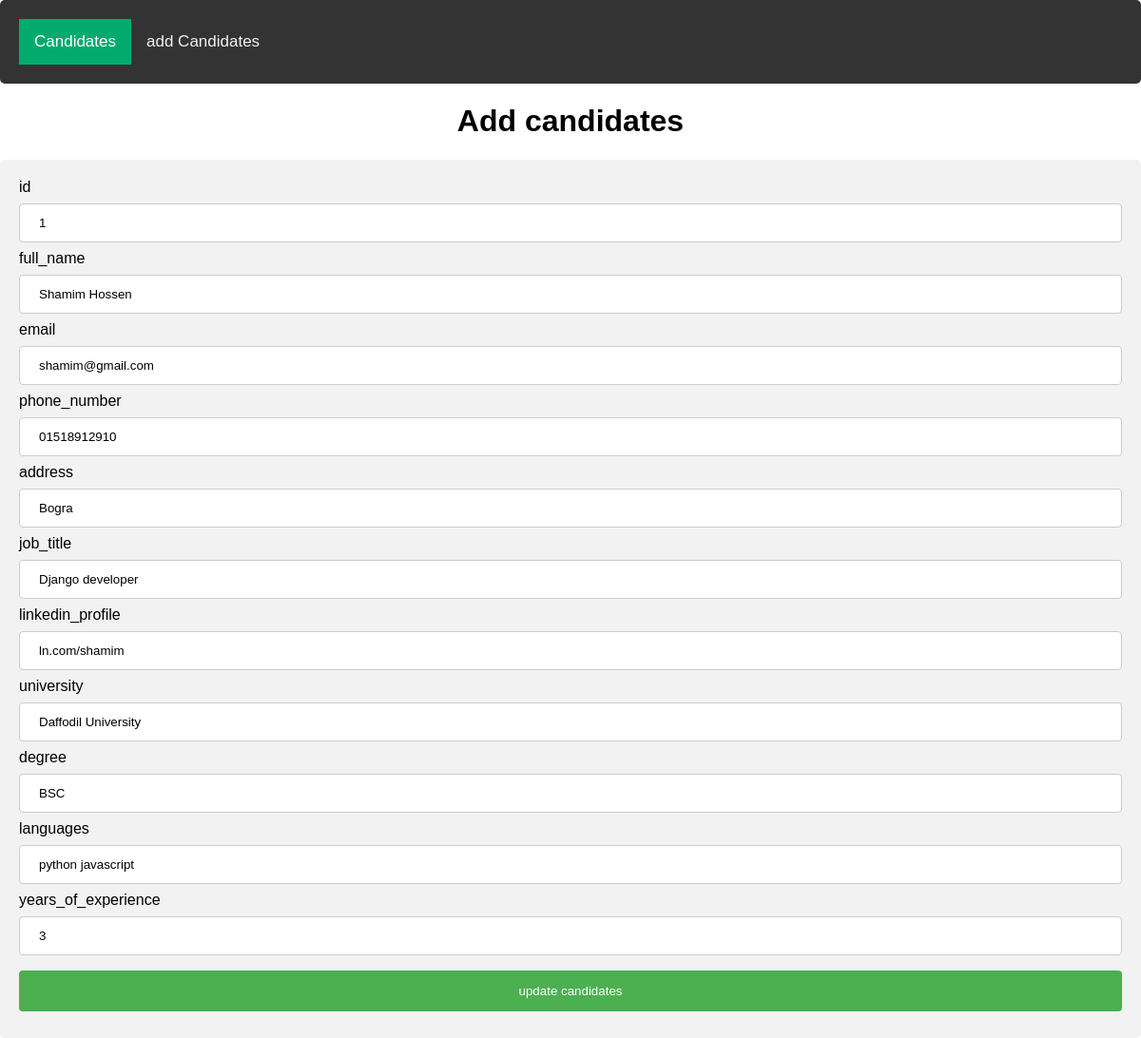
The app's page /editCandi/1 with its own data.
### myApp/models.py (models this page shows, shortened)
class candidateModel(models.Model):
    full_name=models.CharField(max_length=30)
    email=models.CharField(max_length=30)
    phone_number=models.CharField(max_length=30)
    address=models.CharField(max_length=30)
    job_title=models.CharField(max_length=30)
    linkedin_profile=models.CharField(max_length=30)
    university=models.CharField(max_length=30)
    degree=models.CharField(max_length=30)
    languages=models.CharField(max_length=30)
    years_of_experience=models.CharField(max_length=30)

### myProject/views.py (the view)
# urls.py: path('editCandi/<str:myid>', editCandi, name='editCandi'),
def editCandi(request, myid):
    editCandi=candidateModel.objects.filter(id=myid)
    candiDict={
        'candiKey': editCandi
    }
    return render(request, 'editPage.html', candiDict)

### template/editPage.html (shortened to what this page needs)
{% extends 'index.html' %}
{% block content %}
<!DOCTYPE html>
<html lang="en">
<head>
</head>
<body>
    <h1 style="text-align: center;">Add candidates</h1>
    <div>
        {% for i in candiKey %}
        <form action="{% url 'editCandi' %}" method="POST">
            <label for="id">id</label>
            <input value="{{i.id}}" type="text" id="id" name="id" placeholder="Your id.." readonly>
          <label for="full_name">full_name</label>
          <input value="{{i.full_name}}" type="text" id="full_name" name="full_name" placeholder="Your full_name..">
          <label for="email">email</label>
          <input value="{{i.email}}" type="text" id="email" name="email" placeholder="Your email..">
          <label for="phone_number">phone_number</label>
          <input value="{{i.phone_number}}" type="text" id="phone_number" name="phone_number" placeholder="Your phone_number..">
          <label for="address">address</label>
          <input value="{{i.address}}" type="text" id="address" name="address" placeholder="Your address..">
          <label for="job_title">job_title</label>
          <input value="{{i.job_title}}" type="text" id="job_title" name="job_title" placeholder="Your job_title..">
          <label for="linkedin_profile">linkedin_profile</label>
          <input value="{{i.linkedin_profile}}" type="text" id="linkedin_profile" name="linkedin_profile" placeholder="Your linkedin_profile..">
          <label for="email">university</label>
          <input value="{{i.university}}" type="text" id="university" name="university" placeholder="Your university..">
          <label for="degree">degree</label>
          <input value="{{i.degree}}" type="text" id="degree" name="degree" placeholder="Your degree..">
          <label for="languages">languages</label>
          <input value="{{i.languages}}" type="text" id="languages" name="languages" placeholder="Your languages..">
          <label for="years_of_experience">years_of_experience</label>
          <input value="{{i.years_of_experience}}" type="text" id="years_of_experience" name="years_of_experience" placeholder="Your years_of_experience..">
          <input type="submit" value="update candidates">
        </form>
        {% endfor %}
      </div>
</body>
</html>
{% endblock content %}

### template/navbar.html (style rules this page uses)
body { margin: 0; font-family: Arial, Helvetica, sans-serif; }

### template/editPage.html (style rules this page uses)
input[type=text], select { width: 100%; padding: 12px 20px; margin: 8px 0; display: inline-block; border: 1px solid #ccc; border-radius: 4px; box-sizing: border-box; }
input[type=submit] { width: 100%; background-color: #4CAF50; color: white; padding: 14px 20px; margin: 8px 0; border: none; border-radius: 4px; cursor: pointer; }
div { border-radius: 5px; background-color: #f2f2f2; padding: 20px; }

### records on screen
candidateModel: id "1", full_name "Shamim Hossen", email "shamim@gmail.com", phone_number "01518912910", address "Bogra", job_title "Django developer", linkedin_profile "ln.com/shamim", university "Daffodil University", degree "BSC", languages "python javascript", years_of_experience "3"
